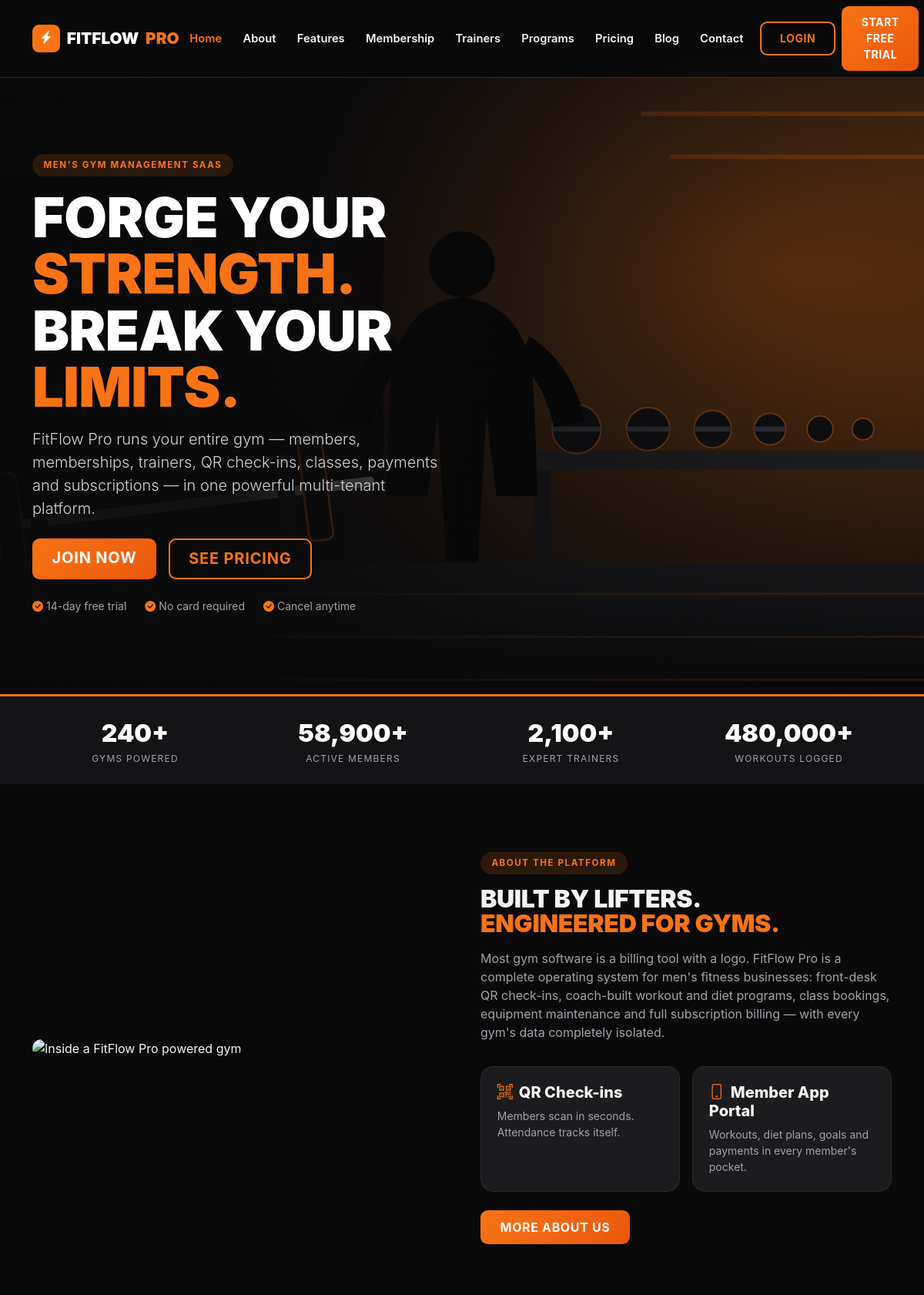
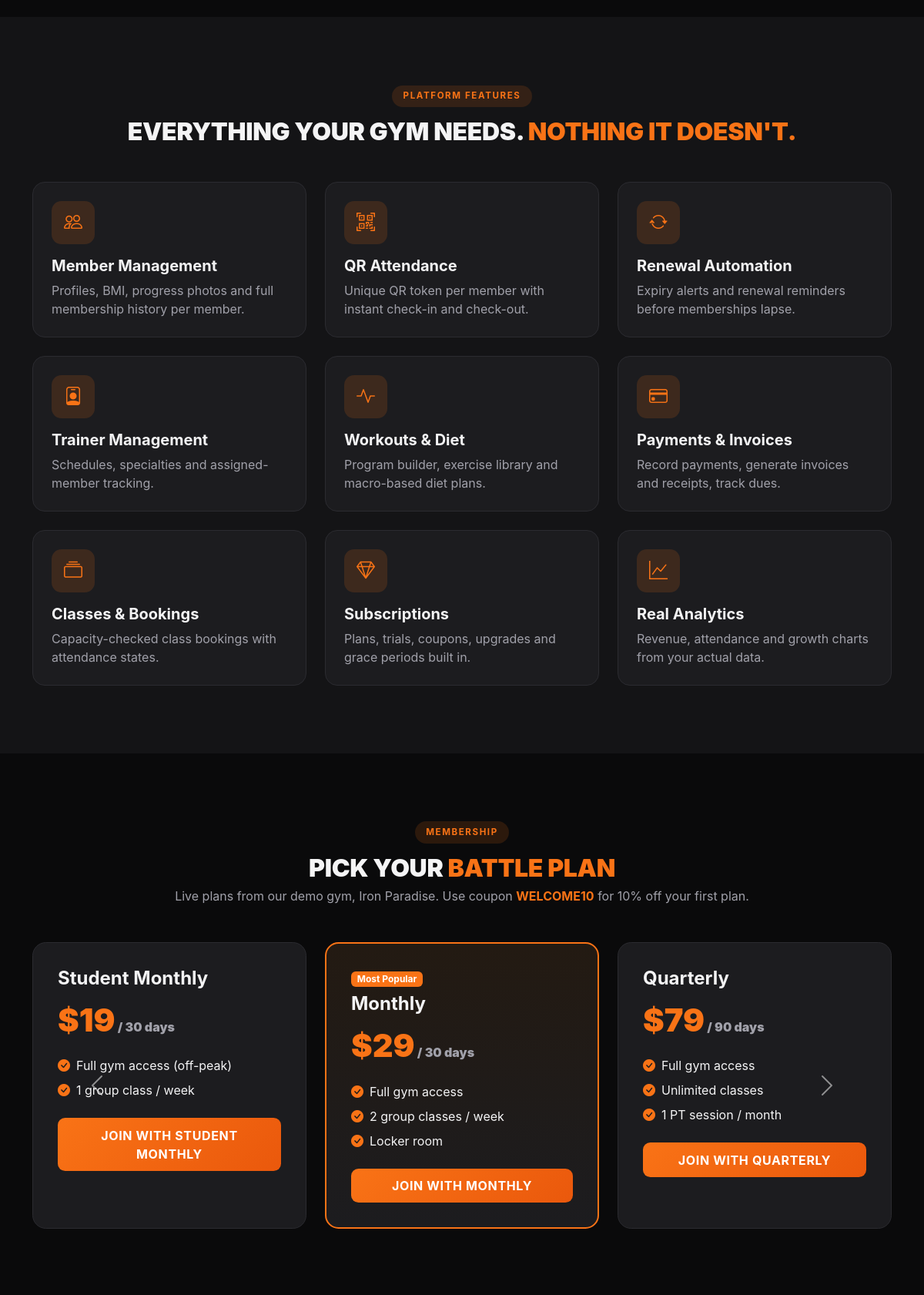
The page /public/index.php (upper part) on the database its author committed (2 pictures, top to bottom).
### tables this page shows
CREATE TABLE membership_plans (
  id            INT UNSIGNED AUTO_INCREMENT PRIMARY KEY,
  tenant_id     INT UNSIGNED NOT NULL,
  name          VARCHAR(80) NOT NULL,
  price         DECIMAL(10,2) NOT NULL DEFAULT 0,
  duration_days INT NOT NULL DEFAULT 30,
  description   VARCHAR(255) NULL,
  features      TEXT NULL,
  is_active     TINYINT(1) NOT NULL DEFAULT 1,
  created_at    TIMESTAMP NOT NULL DEFAULT CURRENT_TIMESTAMP,
  INDEX idx_mplan_tenant (tenant_id),
  CONSTRAINT fk_mplan_tenant FOREIGN KEY (tenant_id) REFERENCES tenants(id) ON DELETE CASCADE
);

### app/helpers.php (called while the page is built, shortened)
<?php
function e($value): string
{
    return htmlspecialchars((string) ($value ?? ''), ENT_QUOTES, 'UTF-8');
}
function url(string $path = ''): string
{
    $script = $_SERVER['SCRIPT_NAME'] ?? '';
    $root = preg_replace('#/(public|admin|tenant|member|super-admin|trainer|api)/.*$#', '', $script);
    return rtrim($root, '/') . '/' . ltrim($path, '/');
}

### app/bootstrap.php (called while the page is built, shortened)
<?php
spl_autoload_register(function (string $class): void {
    $paths = [
        __DIR__ . '/' . $class . '.php',
        __DIR__ . '/Models/' . $class . '.php',
    ];
    foreach ($paths as $path) {
        if (is_file($path)) {
            return;
        }
    }
});
require_once __DIR__ . '/helpers.php';

### config/database.php (called while the page is built)
<?php
return [
    'driver'   => 'mysql',
    'host'     => getenv('DB_HOST') ?: '127.0.0.1',
    'port'     => getenv('DB_PORT') ?: '3306',
    'database' => getenv('DB_DATABASE') ?: 'fitflow_pro',
    'username' => getenv('DB_USERNAME') ?: 'root',
    'password' => getenv('DB_PASSWORD') ?: '',
    'charset'  => 'utf8mb4',
];

### app/Database.php (called while the page is built, shortened)
<?php
class Database
{
    private static ?PDO $instance = null;
    public static function connection(): PDO
    {
        if (self::$instance instanceof PDO) {
            return self::$instance;
        }
        $cfg = require __DIR__ . '/../config/database.php';
        $dsn = sprintf(
            '%s:host=%s;port=%s;dbname=%s;charset=%s',
            $cfg['driver'],
            $cfg['host'],
            $cfg['port'],
            $cfg['database'],
            $cfg['charset']
        );
        self::$instance = new PDO($dsn, $cfg['username'], $cfg['password'], [
            PDO::ATTR_ERRMODE            => PDO::ERRMODE_EXCEPTION,
            PDO::ATTR_DEFAULT_FETCH_MODE => PDO::FETCH_ASSOC,
            PDO::ATTR_EMULATE_PREPARES   => false,
        ]);
        return self::$instance;
    }
    public static function query(string $sql, array $params = []): PDOStatement
    {
        $stmt = self::connection()->prepare($sql);
        $stmt->execute($params);
        return $stmt;
    }
    public static function fetchAll(string $sql, array $params = []): array
    {
        return self::query($sql, $params)->fetchAll();
    }
    public static function scalar(string $sql, array $params = [])
    {
        $val = self::query($sql, $params)->fetchColumn();
        return $val === false ? null : $val;
    }
}

### app/Models/MembershipPlan.php (called while the page is built, shortened)
<?php
class MembershipPlan extends BaseModel
{
    public static function active(int $tenantId): array
    {
        return Database::fetchAll(
            'SELECT * FROM membership_plans WHERE tenant_id = ? AND is_active = 1 ORDER BY price ASC',
            [$tenantId]
        );
    }
}

### public/index.php (the view, shortened to what this page needs)
<?php
require_once __DIR__ . '/../app/bootstrap.php';
$stats = ['gyms' => 240, 'members' => 58900, 'trainers' => 2100, 'workouts' => 480000];
try {
    $stats['gyms'] = max($stats['gyms'], (int) Database::scalar('SELECT COUNT(*) FROM tenants'));
    $stats['members'] = max($stats['members'], (int) Database::scalar('SELECT COUNT(*) FROM members'));
    $stats['trainers'] = max($stats['trainers'], (int) Database::scalar('SELECT COUNT(*) FROM trainers'));
} catch (Throwable $ignored) {
}
$memberPlans = [];
try {
    $memberPlans = MembershipPlan::active(1);
} catch (Throwable $ignored) {
}
?>
<header class="hero">
  <div class="container">
    <div class="row align-items-center">
      <div class="col-lg-7">
        <span class="section-tag">Men's Gym Management SaaS</span>
        <h1 class="display-title text-white">Forge Your <span class="accent">Strength.</span><br>Break Your <span class="accent">Limits.</span></h1>
        <p class="lead mt-3">FitFlow Pro runs your entire gym — members, memberships, trainers, QR check-ins, classes, payments and subscriptions — in one powerful multi-tenant platform.</p>
        <div class="d-flex flex-wrap gap-3 mt-4">
          <a href="<?= e(url('public/register.php')) ?>" class="btn btn-ff btn-lg">Join Now</a>
          <a href="<?= e(url('public/pricing.php')) ?>" class="btn btn-ff-outline btn-lg">See Pricing</a>
        </div>
        <div class="d-flex gap-4 mt-4 small" style="color:var(--ff-muted)">
          <span><i class="bi bi-check-circle-fill text-orange me-1"></i>14-day free trial</span>
          <span><i class="bi bi-check-circle-fill text-orange me-1"></i>No card required</span>
          <span><i class="bi bi-check-circle-fill text-orange me-1"></i>Cancel anytime</span>
        </div>
      </div>
    </div>
  </div>
</header>
<section class="stat-strip py-4">
  <div class="container">
    <div class="row text-center g-3">
      <div class="col-6 col-md-3"><div class="num"><?= number_format($stats['gyms']) ?>+</div><div class="lbl">Gyms Powered</div></div>
      <div class="col-6 col-md-3"><div class="num"><?= number_format($stats['members']) ?>+</div><div class="lbl">Active Members</div></div>
      <div class="col-6 col-md-3"><div class="num"><?= number_format($stats['trainers']) ?>+</div><div class="lbl">Expert Trainers</div></div>
      <div class="col-6 col-md-3"><div class="num"><?= number_format($stats['workouts']) ?>+</div><div class="lbl">Workouts Logged</div></div>
    </div>
  </div>
</section>
<section class="section-pad">
  <div class="container">
    <div class="row align-items-center g-5">
      <div class="col-lg-6">
        <img class="img-fluid rounded-4" alt="Inside a FitFlow Pro powered gym" src="https://images.unsplash.com/photo-1534438327276-14e5300c3a48?w=1000&q=80&auto=format&fit=crop">
      </div>
      <div class="col-lg-6">
        <span class="section-tag">About the platform</span>
        <h2 class="display-title">Built by lifters.<br><span class="accent">Engineered for gyms.</span></h2>
        <p class="mt-3" style="color:var(--ff-muted)">Most gym software is a billing tool with a logo. FitFlow Pro is a complete operating system for men's fitness businesses: front-desk QR check-ins, coach-built workout and diet programs, class bookings, equipment maintenance and full subscription billing — with every gym's data completely isolated.</p>
        <div class="row g-3 mt-2">
          <div class="col-6"><div class="panel h-100"><h5><i class="bi bi-qr-code-scan text-orange me-2"></i>QR Check-ins</h5><p class="small mb-0" style="color:var(--ff-muted)">Members scan in seconds. Attendance tracks itself.</p></div></div>
          <div class="col-6"><div class="panel h-100"><h5><i class="bi bi-phone text-orange me-2"></i>Member App Portal</h5><p class="small mb-0" style="color:var(--ff-muted)">Workouts, diet plans, goals and payments in every member's pocket.</p></div></div>
        </div>
        <a href="<?= e(url('public/about.php')) ?>" class="btn btn-ff mt-4">More About Us</a>
      </div>
    </div>
  </div>
</section>
<section class="section-pad" style="background:var(--ff-charcoal)">
  <div class="container">
    <div class="text-center mb-5"><span class="section-tag">Platform features</span>
      <h2 class="display-title">Everything your gym needs. <span class="accent">Nothing it doesn't.</span></h2></div>
    <div class="row g-4">
      <?php
      $features = [
          ['bi-people', 'Member Management', 'Profiles, BMI, progress photos and full membership history per member.'],
          ['bi-qr-code-scan', 'QR Attendance', 'Unique QR token per member with instant check-in and check-out.'],
          ['bi-arrow-repeat', 'Renewal Automation', 'Expiry alerts and renewal reminders before memberships lapse.'],
          ['bi-person-badge', 'Trainer Management', 'Schedules, specialties and assigned-member tracking.'],
          ['bi-activity', 'Workouts & Diet', 'Program builder, exercise library and macro-based diet plans.'],
          ['bi-credit-card', 'Payments & Invoices', 'Record payments, generate invoices and receipts, track dues.'],
          ['bi-collection', 'Classes & Bookings', 'Capacity-checked class bookings with attendance states.'],
          ['bi-gem', 'Subscriptions', 'Plans, trials, coupons, upgrades and grace periods built in.'],
          ['bi-graph-up', 'Real Analytics', 'Revenue, attendance and growth charts from your actual data.'],
      ];
      foreach ($features as [$icon, $title, $text]): ?>
      <div class="col-md-6 col-lg-4">
        <div class="ff-card p-4 h-100"><div class="icon-wrap mb-3"><i class="bi <?= $icon ?>"></i></div>
          <h5 class="fw-bold"><?= e($title) ?></h5><p class="mb-0" style="color:var(--ff-muted)"><?= e($text) ?></p></div>
      </div>
      <?php endforeach; ?>
    </div>
  </div>
</section>
<section class="section-pad">
  <div class="container">
    <div class="text-center mb-5"><span class="section-tag">Membership</span>
      <h2 class="display-title">Pick your <span class="accent">battle plan</span></h2>
      <p style="color:var(--ff-muted)">Live plans from our demo gym, Iron Paradise. Use coupon <strong class="text-orange">WELCOME10</strong> for 10% off your first plan.</p></div>
    <div id="memberPlanCarousel" class="carousel slide" data-bs-ride="carousel">
      <div class="carousel-inner">
        <?php foreach (array_chunk($memberPlans, 3) as $i => $chunk): ?>
        <div class="carousel-item <?= $i === 0 ? 'active' : '' ?>">
          <div class="row g-4 justify-content-center">
            <?php foreach ($chunk as $idx => $p): ?>
            <div class="col-md-6 col-lg-4">
              <div class="price-card h-100 <?= $idx === 1 ? 'featured' : '' ?>">
                <?php if ($idx === 1): ?><span class="badge badge-ff mb-2">Most Popular</span><?php endif; ?>
                <h4 class="fw-bold"><?= e($p['name']) ?></h4>
                <div class="amount text-orange">$<?= number_format((float) $p['price']) ?><span class="fs-6" style="color:var(--ff-muted)"> / <?= (int) $p['duration_days'] ?> days</span></div>
                <ul class="list-unstyled mt-3">
                  <?php foreach (array_map('trim', explode(',', (string) ($p['features'] ?? ''))) as $f): if ($f === '') continue; ?>
                  <li class="mb-2"><i class="bi bi-check-circle-fill text-orange me-2"></i><?= e($f) ?></li>
                  <?php endforeach; ?>
                </ul>
                <a href="<?= e(url('public/register.php')) ?>" class="btn btn-ff w-100 mt-2">Join with <?= e($p['name']) ?></a>
              </div>
            </div>
            <?php endforeach; ?>
          </div>
        </div>
        <?php endforeach; ?>
      </div>
      <?php if (count($memberPlans) > 3): ?>
      <button class="carousel-control-prev" type="button" data-bs-target="#memberPlanCarousel" data-bs-slide="prev"><span class="carousel-control-prev-icon"></span></button>
      <button class="carousel-control-next" type="button" data-bs-target="#memberPlanCarousel" data-bs-slide="next"><span class="carousel-control-next-icon"></span></button>
      <?php endif; ?>
    </div>
  </div>
</section>

### public/assets/css/style.css (style rules this page uses)
:root { --ff-black:#0a0a0b; --ff-charcoal:#141416; --ff-panel:#1c1c1f; --ff-panel2:#232327; --ff-orange:#f97316; --ff-orange-dark:#ea580c; --ff-amber:#fbbf24; --ff-text:#f4f4f5; --ff-muted:#a1a1aa; --ff-border:#2b2b30; --ff-green:#22c55e; --ff-red:#ef4444; --ff-blue:#38bdf8; }
* { scrollbar-width:thin; scrollbar-color:#3f3f46 transparent }
body { background:var(--ff-black); color:var(--ff-text); font-family:'Inter',system-ui,-apple-system,'Segoe UI',Roboto,sans-serif }
a { color:var(--ff-orange) }
.text-orange { color:var(--ff-orange)!important }
.btn-ff { background:linear-gradient(135deg,var(--ff-orange),var(--ff-orange-dark)); color:#fff; border:0; font-weight:700; padding:.65rem 1.6rem; border-radius:.6rem; text-transform:uppercase; letter-spacing:.04em }
.btn-ff-outline { border:2px solid var(--ff-orange); color:var(--ff-orange); font-weight:700; padding:.6rem 1.5rem; border-radius:.6rem; text-transform:uppercase; letter-spacing:.04em; background:transparent }
.section-pad { padding:5.5rem 0 }
.section-tag { display:inline-block; background:rgba(249,115,22,.14); color:var(--ff-orange); font-weight:700; letter-spacing:.14em; text-transform:uppercase; font-size:.72rem; padding:.35rem .9rem; border-radius:2rem; margin-bottom:1rem }
.display-title { font-weight:900; text-transform:uppercase; line-height:1.02; letter-spacing:-.01em }
.display-title .accent { color:var(--ff-orange) }
.hero { background:linear-gradient(100deg,rgba(10,10,11,.96) 30%,rgba(10,10,11,.55) 60%,rgba(10,10,11,.25)),url('../images/hero-gym.svg') center/cover no-repeat; padding:8.5rem 0 6.5rem; position:relative }
.hero h1 { font-size:clamp(2.6rem,6vw,4.6rem) }
.hero .lead { color:#d4d4d8; max-width:34rem }
.stat-strip { background:var(--ff-charcoal); border-top:3px solid var(--ff-orange) }
.stat-strip .num { font-size:2rem; font-weight:900; color:#fff }
.stat-strip .lbl { color:var(--ff-muted); text-transform:uppercase; font-size:.75rem; letter-spacing:.1em }
.ff-card { background:var(--ff-panel); border:1px solid var(--ff-border); border-radius:1rem; overflow:hidden; transition:.25s }
.ff-card .icon-wrap { width:56px;height:56px;border-radius:.8rem;background:rgba(249,115,22,.15);color:var(--ff-orange);display:flex;align-items:center;justify-content:center;font-size:1.5rem }
.price-card { background:var(--ff-panel); border:1px solid var(--ff-border); border-radius:1.1rem; padding:2rem }
.price-card.featured { border:2px solid var(--ff-orange); background:linear-gradient(180deg,#231a12,var(--ff-panel)) }
.price-card .amount { font-size:2.6rem; font-weight:900 }
.badge-ff { background:var(--ff-orange); color:#fff; font-weight:700 }
.panel { background:var(--ff-panel); border:1px solid var(--ff-border); border-radius:1rem; padding:1.3rem }
.panel h5 { font-weight:800 }

### rows shown on the page
membership_plans: name "Student Monthly", price "19", duration_days "30", features "Full gym access (off-peak)", features "1 group class / week", name "STUDENT MONTHLY"
membership_plans: shows "Most Popular", name "Monthly", price "29", duration_days "30", features "Full gym access", features "2 group classes / week", features "Locker room", name "MONTHLY"
membership_plans: name "Quarterly", price "79", duration_days "90", features "Full gym access", features "Unlimited classes", features "1 PT session / month", name "QUARTERLY"

### other values the page prints
$stats['gyms'] "240"
$stats['members'] "58,900"
$stats['trainers'] "2,100"
$stats['workouts'] "480,000"
$title "Member Management"
$text "Profiles, BMI, progress photos and full membership history per member."
$title "QR Attendance"
$text "Unique QR token per member with instant check-in and check-out."
$title "Renewal Automation"
$text "Expiry alerts and renewal reminders before memberships lapse."
$title "Trainer Management"
$text "Schedules, specialties and assigned-member tracking."
$title "Workouts & Diet"
$text "Program builder, exercise library and macro-based diet plans."
$title "Payments & Invoices"
